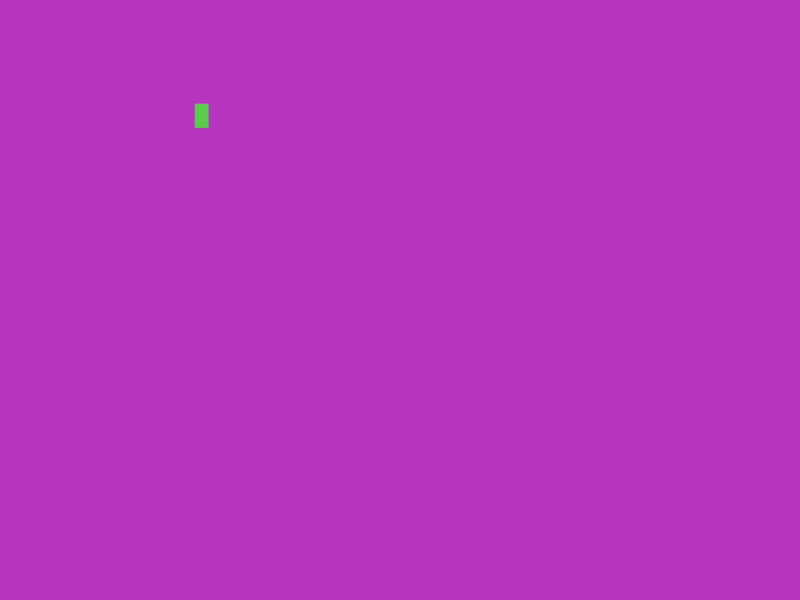
Frame 1 (no input)
Frame 60 (no input): blank canvas, image omitted
Frame 120 (the mouse pressed at the canvas centre since frame 60): blank canvas, image omitted

The p5.js sketch that drew this single still picture (run headless with seeded random() and noise() and a simulated clock; from frame 60 on, the mouse is pressed at the canvas centre):

// p5.js sketch
// ── sketch.js
var trcol = {
    r: 0,
    g: 0,
    b: 0
}

var rcol = {
    r: 0,
    g: 0,
    b: 0
}

var col = {
    r: 0,
    g: 0,
    b: 0
}

var pos = {
    x: 0,
    y: 0,
	1: 0,
	2: 0,
	3: 0,
	4: 0,
	5: 0,
	6: 0
}

var seiz = {
    x: 0,
    y: 0
}

function setup() {
    createCanvas (800, 600);
	background(0);
}

function draw() {
//backgr
    col.r = random(0, 255);
    col.g = random(0, 255);
    col.b = random(0, 255);
    background(col.r, col.g, col.b);
    
//rect
    noStroke();
    rcol.r = random(0, 255);
    rcol.g = random(0, 255);
    rcol.b = random(0, 255);
    fill(rcol.r, rcol.g, rcol.b);
    pos.x = random(0, width);
    pos.y = random(0, height);
    seiz.x = random(1, 50);
    seiz.y = random(1, 50);
    rect(pos.x, pos.y, seiz.x, seiz.y);
	

}
